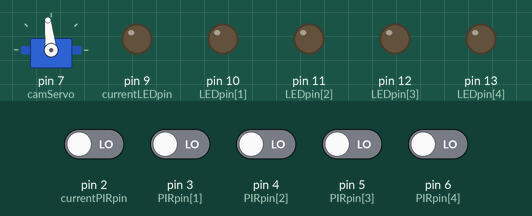
The sketch below on a simulated Arduino Uno, built with avr-gcc and run on an emulated ATmega328P. Shown: servo, output pins drawn as LEDs (lit = HIGH). Inputs (shaded band) come from the test bench; at power-on: pin 2 (currentPIRpin), pin 3 (PIRpin[1]), pin 4 (PIRpin[2]), pin 5 (PIRpin[3]), pin 6 (PIRpin[4]) LOW. What the sketch prints to the serial monitor is not drawn.

Above: at 6.2 s.
6.3 s: pin 2 (currentPIRpin) driven HIGH
At 7.7 s:
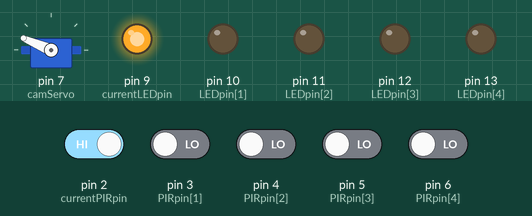
8.0 s: pin 3 (PIRpin[1]) driven HIGH
At 9.0 s:
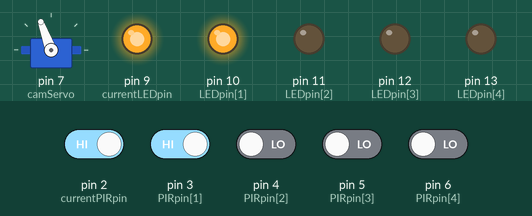
9.5 s: pin 4 (PIRpin[2]) driven HIGH
At 10.1 s:
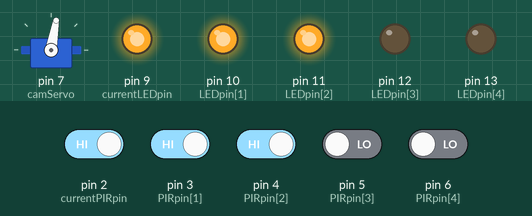
11.0 s: pin 5 (PIRpin[3]) driven HIGH
At 11.3 s:
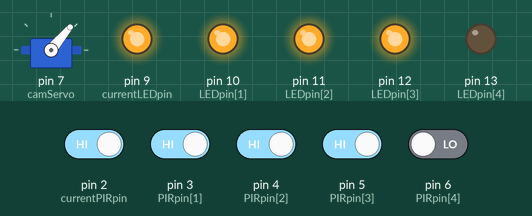
12.5 s: pin 6 (PIRpin[4]) driven HIGH
At 13.7 s:
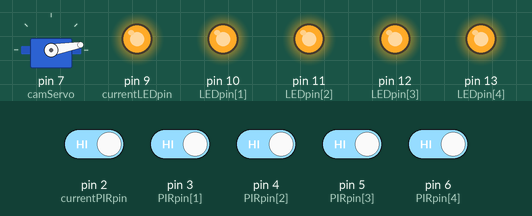
14.0 s: pin 2 (currentPIRpin) driven LOW
At 14.8 s:
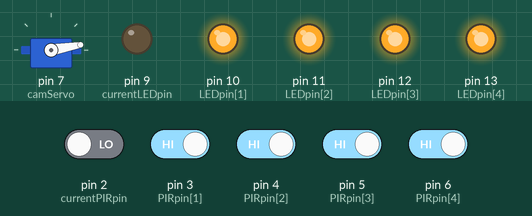
Timing chart, 0 to 16.5 s (numbered marks = the images above; inputs shaded):
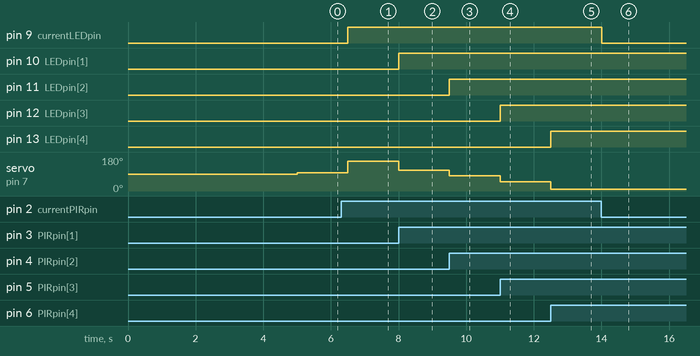

Measured:
- after the input at 6.3 s, pin 9 (currentLEDpin): LOW → HIGH after 0.20 s; servo on pin 7 (camServo): 96° → 157° after 0.20 s
- after the input at 8.0 s, pin 10 (LEDpin[1]): LOW → HIGH at once; servo on pin 7 (camServo): 157° → 110° at once
- after the input at 9.5 s, pin 11 (LEDpin[2]): LOW → HIGH at once; servo on pin 7 (camServo): 110° → 80° at once
- after the input at 11.0 s, pin 12 (LEDpin[3]): LOW → HIGH at once; servo on pin 7 (camServo): 80° → 50° at once
- after the input at 12.5 s, pin 13 (LEDpin[4]): LOW → HIGH at once; servo on pin 7 (camServo): 50° → 10° at once
- after the input at 14.0 s, pin 9 (currentLEDpin): HIGH → LOW at once

The sketch:

Liiketunnistinalusta_1.0.ino
```cpp
#include <Servo.h>
#include <IRremote.h>


Servo camServo;             // Servomoottorin nimeäminen
int currentPIRposition = 0; // Servon aloitus paikka
int servokulma = 0;         // muuttuja servon kulmalle

// LEDIT
int LEDpin[] = {9,10,11,12,13}; // LEDien pinnien paikat
int currentLEDpin = 9;          // ensimmäinen pinni

//PIR sensorit
int PIRpin[] = {2,3,4,5,6};             // PIR sensorien paikat
int currentPIRpin = 2;                  // PIR numero 2 on siis kytkettynä 9 pinnin LEDiin
int PIRprevState[] = {1,1,1,1,1};       // PIRien tila
int PIRposition[] = {157,110,80,50,10}; // PIR sensorien asennuskulmat. Servosta riippuen
boolean PIRstatus;                      // PIRien tila tosi tai epätosi

//Kaukosäädin
#define MODE 16753245     // kaukosäätimen mode-näppäimen desimaaliluku
#define VASEN 16769055    // kaukosäätimen vasen-näppäimen desimaaliluku
#define OIKEA 16748655    // kaukosäätimen oikea-näppäimen desimaaliluku
int RECV_PIN = 8;         // ir-vastaanotin 8 pinniin
IRrecv irrecv(RECV_PIN);  // Kaukosäädinobjekti
decode_results results;   // muuttuja kaukosäätimen näppäimelle
bool kaukosaato = false;  // boolean kaukosäädinohjaukselle
void setup()
{
  Serial.begin(9600);
  camServo.attach(7);   // Servomoottorin singnaali yhdistetään 7 pinniin.
  irrecv.enableIRIn();  // Käynnistetään ir-vastaanottimen

  for (int p = 0; p < 5; p++)
  {
    pinMode (PIRpin[1], INPUT); // PIR sensorit määrätään INPUTeiksi.
  }
  for (int l = 0; l < 5; l++)
  {
    pinMode (LEDpin[l], OUTPUT); // ledit OUTPUTeiksi
  }

  Serial.print ("Kalibroi PIR sensorit ");

  for(int k = 0; k < 5; k++) // kalibroi sensoreita 5 sekunin ajan
  {
    Serial.print ("...");
    delay(1000); // lopettaa kalibroinnin ja odottaa sekunnin ennen tulostusta
  }
  Serial.println(" Sensorit kalibroitu");

  camServo.write (96);  // keskittää servon
  servokulma = 96;      //servon kulma muuttujaan
}

void loop()
{
  kaukosaadin();        // suoritetaan kaukosäädin -aliohjelma
  servo();              // suoritetaan servo -aliohjelma
}
```

Kaukosaadin.ino
```cpp
void kaukosaadin()
{
  irrecv.resume(); // ir-sensori on valmis ottamaan uuden komennon
  delay(500);
  if (irrecv.decode(&results)) // jos kaukosäätimen nappia painetaan
  {
    long int kaukKoodi = results.value; // kirjoitetaan painetun napin desimaali long int muuttujaan
    if (kaukKoodi == MODE)              // onko painettu näppäin mode-näppäin
      {
        kaukosaato = !kaukosaato;       // vaihdetaan kaukosaato booleania
        if(kaukosaato == false)
        {
          Serial.println("Liikenunnistinohjaus");
        }
        else if(kaukosaato == true)
        {
          servokulma = 96;
          Serial.println("Kauko-ohjaus");
        }
      }
    if(kaukosaato == true)
    {
        if (kaukKoodi == OIKEA & servokulma < 136)    //desimaali luku oikealle napille ja
        {                                             //estetään, ettei servo käänny yli 160 asteeseen
          for(int i = 0; i < 23; i++)                 //käännetään servoa 23 astetta oikeaan
          {
            servokulma +=1;
            camServo.write(servokulma);
            Serial.print("Taman hetkinen kulma on ");
            Serial.println(servokulma);
            delay(10);
          }
        }
        else if(kaukKoodi == VASEN & servokulma > 24) //desimaali luku vasemmalle napille ja
        {                                             //estetään, ettei servo käänny alle 0 asteeseen
          for(int i = 23; i > 0; i--)                 //käännetään servoa 23 astetta oikeaan
          {
            servokulma -=1;
            camServo.write(servokulma);
            Serial.print("Taman hetkinen kulma on ");
            Serial.println(servokulma);
            delay(10);
          }
        }
    }
  }
}
```

Servo.ino
```cpp
 void servo()
 {
  if(kaukosaato == false)
  {
   for(int PIR = 0; PIR < 5; PIR++)
   {
    currentPIRpin = PIRpin[PIR];    //for loopilla käydään läpi jokainen sensori
    currentLEDpin = LEDpin[PIR];    //ja jokainen led
    PIRstatus = digitalRead(currentPIRpin); //sensorin tila kirjoitetaan muutujaan

    if(PIRstatus == HIGH) //jos sensori onko sensori HIGH-tilassa
      {
        digitalWrite (currentLEDpin, HIGH); //liikkeen havainneen sensorin kanssa paritettu led syttyy
        if(PIRprevState[PIR] == 0)           //jos sensorin aiempi tila oli LOW
        {
          //jos servon suunta on eri kuin singnaalin saaneella sensorilla, servo kääntyy
          if(currentPIRposition != currentPIRpin && PIRprevState [PIR] == 0)
          {
            camServo.write (PIRposition[PIR]);        //käännetään servon kulma
            Serial.print("Taman hetkinen kulma on ");
            Serial.println(PIRposition[PIR]);
            delay(500);
            currentPIRposition = currentPIRpin;
            PIRprevState[PIR] = 1; // HIGH
            servokulma = PIRposition[PIR];
          }
        PIRprevState[PIR] = 1;
      }
   }

    else
    {
      digitalWrite(currentLEDpin, LOW);
      PIRprevState[PIR] = 0;              // sensorin aiemmaksi tilaksi tulee LOW
    }
   }
  }
 }
```
